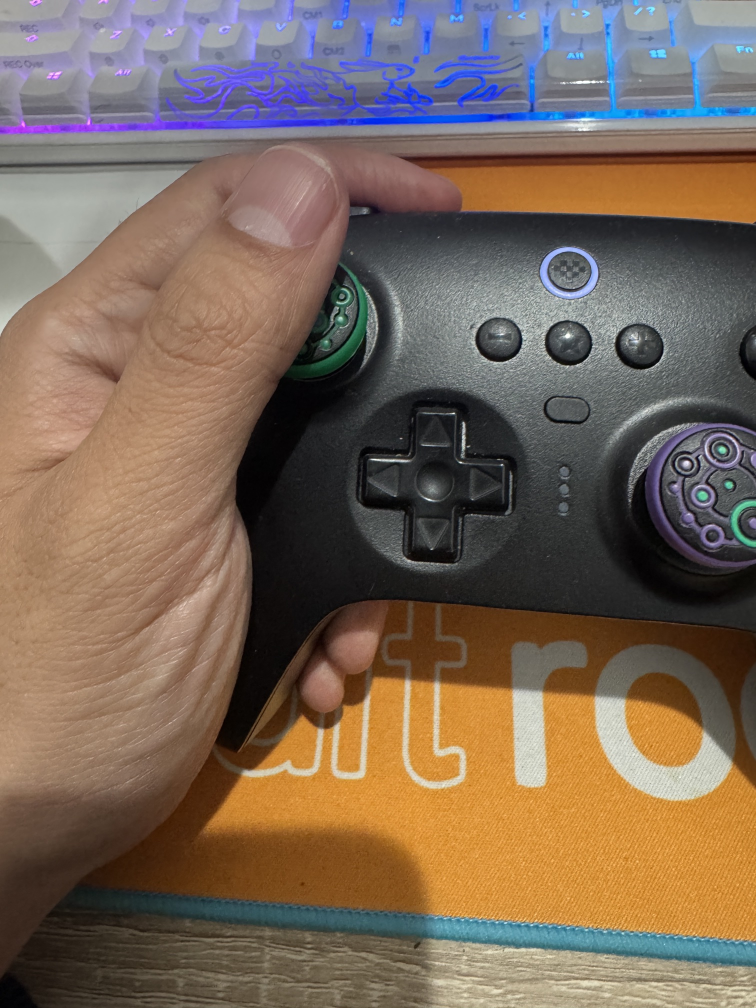
#> input picture reference/gamepad/IMG_1184_gamepad_held_top.jpg, 1512 x 2016 px (shown at 1/2 size)
$ python trace_on_a4.py ../gamepad/IMG_1184_gamepad_held_top.jpg ../gamepad/IMG_1185_gamepad_held_angle.jpg ../gamepad/IMG_1185_gamepad_held_angle.jpg 5
#> lines starting #> are read from the running program, lines starting #| are printed output that depends on the picture; after the words box and inside, x2 and y2 are one past the last pixel; in counts of white or black regions, pixels touching at a corner belong together
"""A4 の紙の上で撮った写真から、黒い本体の輪郭を取り出して mm に直す。

使い方: python3 trace_on_a4.py <写真> <出力の接頭辞> [四隅 x1,y1,x2,y2,x3,y3,x4,y4] [この x より左は無視]
  四隅は、自動で見つからないときに写真の画素座標で指定する(左上・右上・右下・左下の順)
  紙の四隅を見つけて、紙の面を 210×297mm に引き伸ばす(射影変換)。
  紙の面の上にある黒い部分(本体)の輪郭を取り出し、mm の座標で書き出す。
出力:
  <接頭辞>_overlay.jpg  元の写真に、見つけた紙の四隅(緑)と本体の輪郭(赤)を重ねたもの
  <接頭辞>_mm.png       紙の面を真上から見た図(1px = 0.5mm)に、輪郭と 10mm 方眼を描いたもの
  <接頭辞>_contour.csv  輪郭の点(mm、紙の左上が原点、右が x、下が y)
注意: 紙より高い位置にある部分は、カメラに近いぶん大きく写る。紙に接している部分ほど正確。
"""
import sys
import numpy as np
import cv2

src, out = sys.argv[1], sys.argv[2]
im = cv2.imread(src)
#> im is the input picture: shape (2016, 1512, 3); mean B, G, R 89.8, 103.7, 122.1
h, w = im.shape[:2]
hsv = cv2.cvtColor(im, cv2.COLOR_BGR2HSV).astype(int)
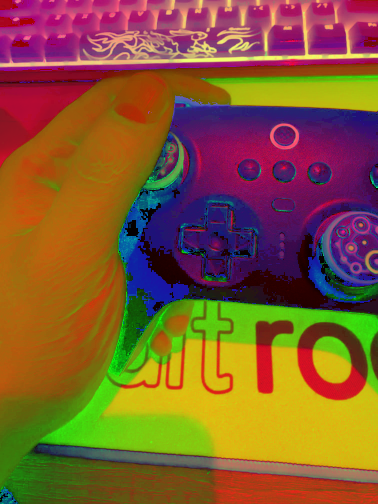
#> hsv: shape (2016, 1512, 3) int64 (shown at 1/4 size); mean B, G, R 48.7, 89.1, 131.7
H, S, V = hsv[..., 0], hsv[..., 1], hsv[..., 2]
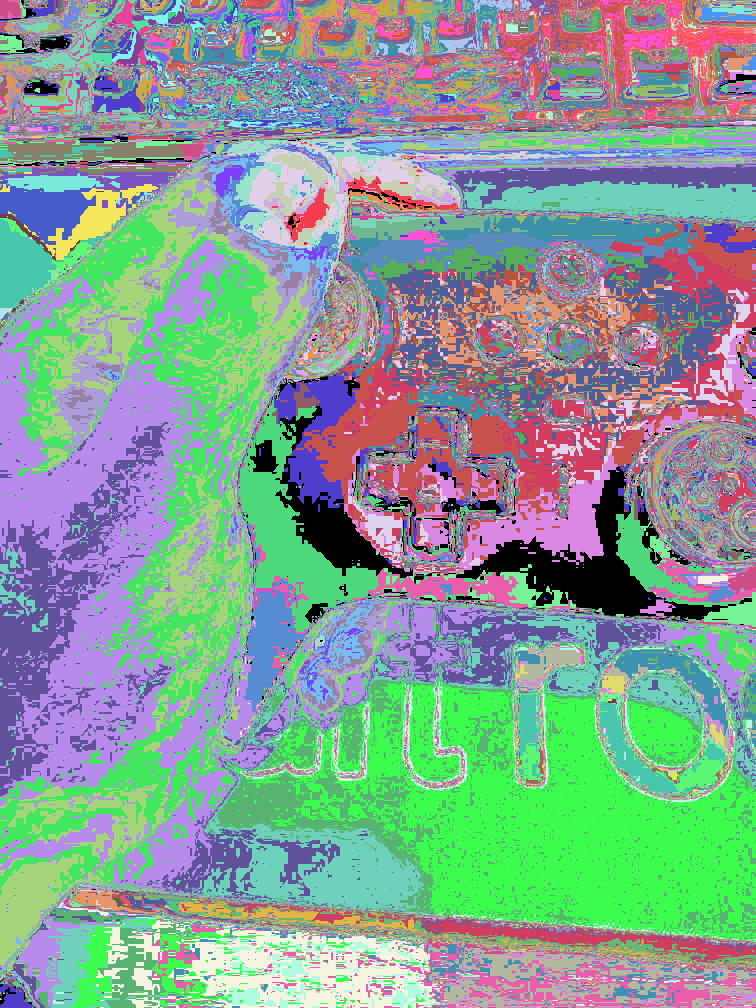
#> H: shape (2016, 1512) int64 (shown at 1/2 size); 177 distinct labels, from 0 to 179; one colour per label, 0 black
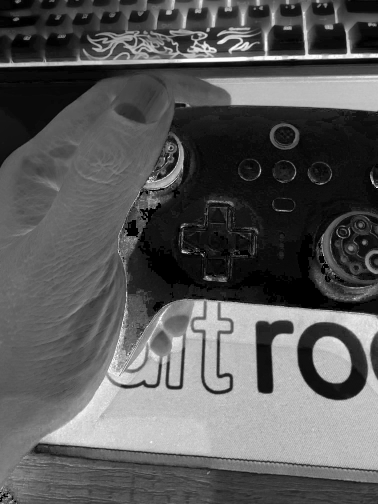
#> S: shape (2016, 1512) int64 (shown at 1/4 size); min 0, max 255, mean 89.1
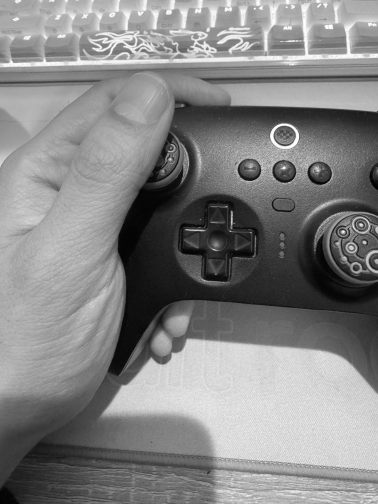
#> V: shape (2016, 1512) int64 (shown at 1/4 size); min 0, max 255, mean 131.7

# 紙: 白っぽく、彩度が低い大きな塊。本体や手で欠けた部分は凸包で埋める
paper = ((S < 45) & (V > 128)).astype(np.uint8) * 255
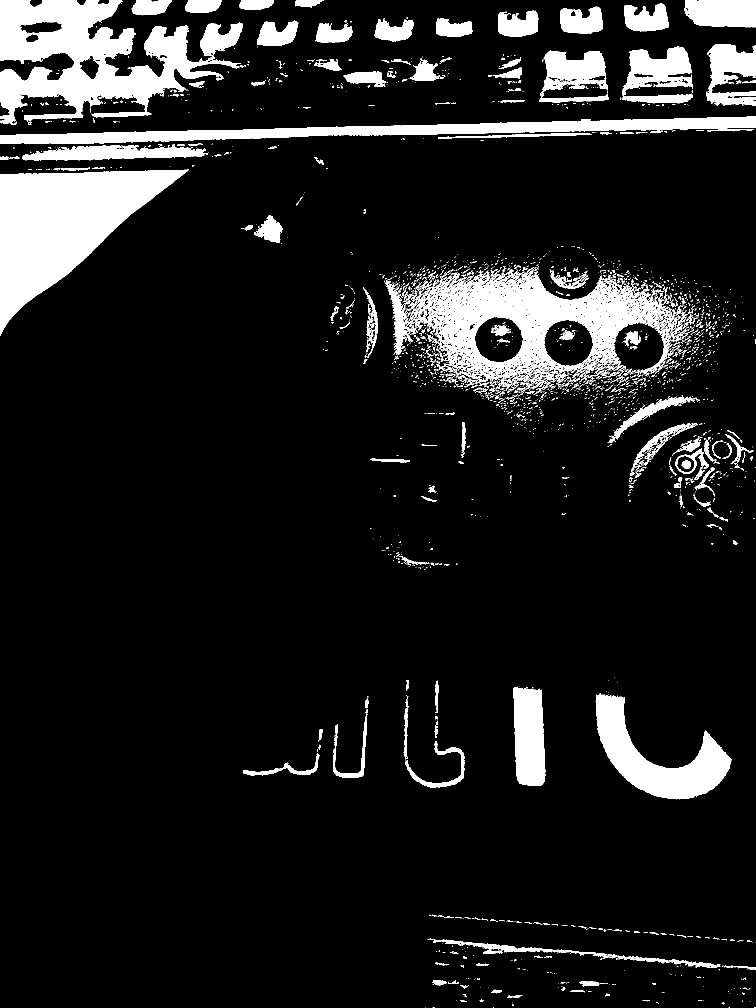
#> paper: shape (2016, 1512) (shown at 1/2 size); 11.5% white; 2255 white regions (1944 under 20 px), largest, box (x1, y1, x2, y2) and area: (0, 0, 486, 249) 57988, (771, 535, 1388, 781) 57634, (0, 338, 378, 672) 57610
paper = cv2.morphologyEx(paper, cv2.MORPH_OPEN, np.ones((15, 15), np.uint8))
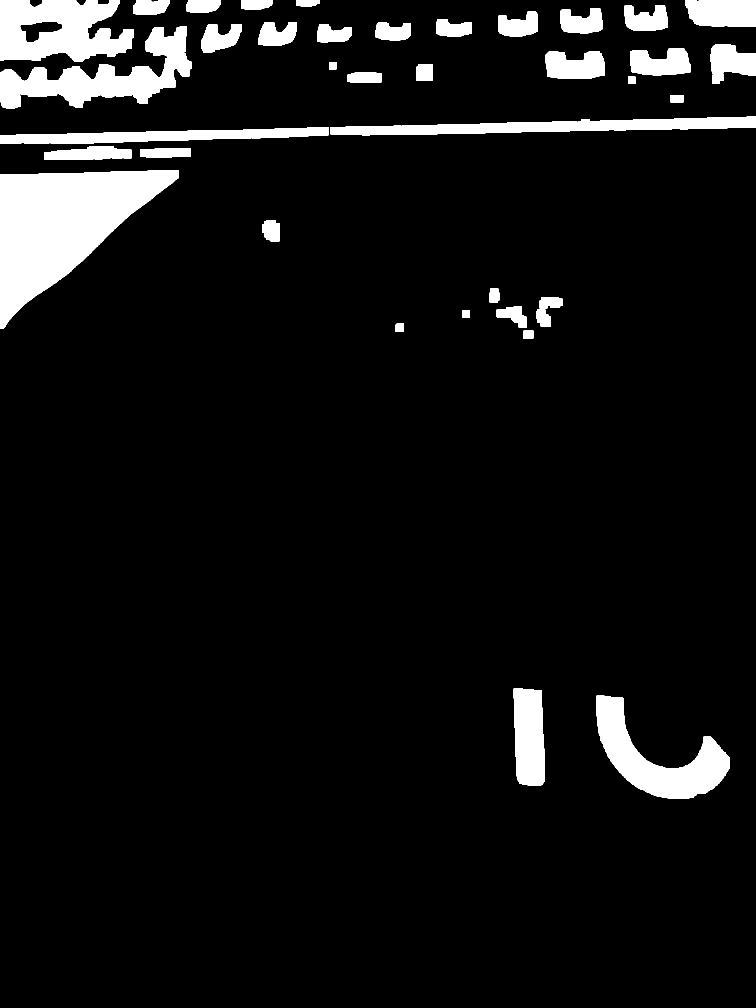
#> paper: shape (2016, 1512) (shown at 1/2 size); 7.6% white; 39 white regions
cnts, _ = cv2.findContours(paper, cv2.RETR_EXTERNAL, cv2.CHAIN_APPROX_SIMPLE)
#> cnts = 39 contours; largest, box (x1, y1, x2, y2) and area: (0, 340, 358, 658) 56800, (0, 0, 267, 124) 25624, (0, 53, 383, 218) 23549, (1192, 1391, 1459, 1598) 21706, (661, 233, 1512, 271) 15920
big = max(cnts, key=cv2.contourArea)
#> big = contour of 193 points, box (x1, y1, x2, y2) (0, 340, 358, 658), area 56800
hull = cv2.convexHull(big)
#> hull = contour of 10 points, box (x1, y1, x2, y2) (0, 340, 358, 658), area 59272
quad = cv2.approxPolyDP(hull, 0.02 * cv2.arcLength(hull, True), True).reshape(-1, 2)
#> quad = [[357, 341], [0, 657], [0, 348]]
if len(quad) != 4:
    rect = cv2.minAreaRect(hull)
#> rect = ((178.5, 498.4), (363.6, 309.9), -1.21)
    quad = cv2.boxPoints(rect)
#> quad = [[0.00308, 657.1], [-6.52, 347.3], [357, 339.6], [363.5, 649.5]]
quad = quad.astype(np.float32)
if len(sys.argv) > 3 and sys.argv[3]:
#> (the run stopped early here; a loop or call above may not have finished)

$ run again, on reference/gamepad/IMG_1186_gamepad_held_back.jpg
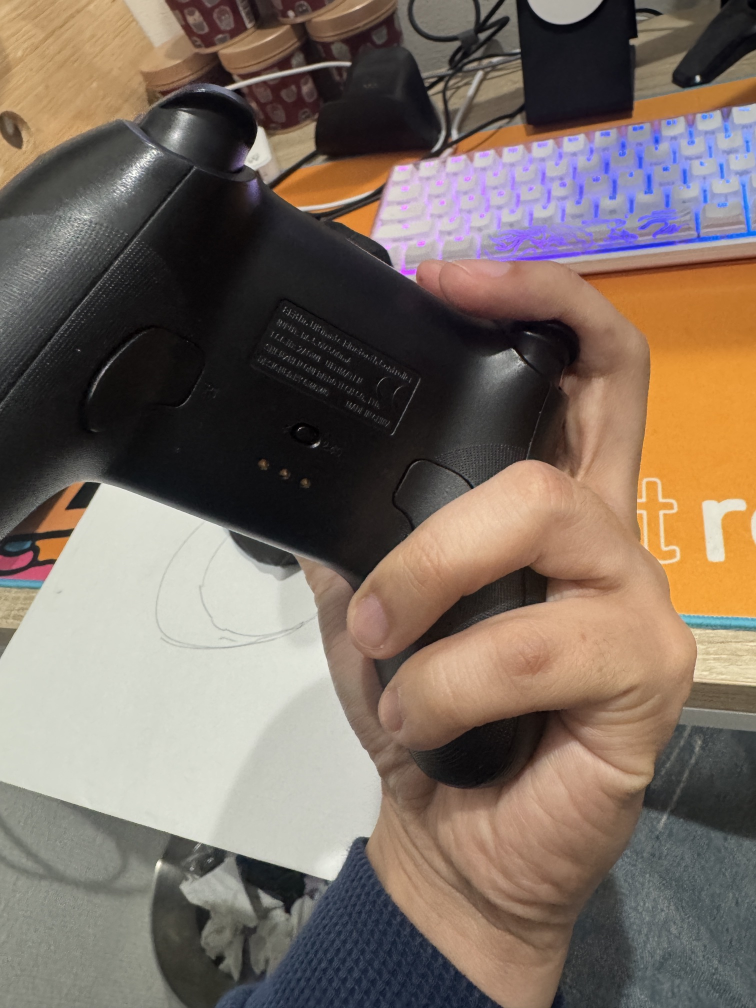
#> input picture reference/gamepad/IMG_1186_gamepad_held_back.jpg, 1512 x 2016 px (shown at 1/2 size)
#> im is the input picture: shape (2016, 1512, 3); mean B, G, R 98.2, 108.8, 123
#> `H, S, V = hsv[..., 0], hsv[..., 1], hsv[..., 2]`:
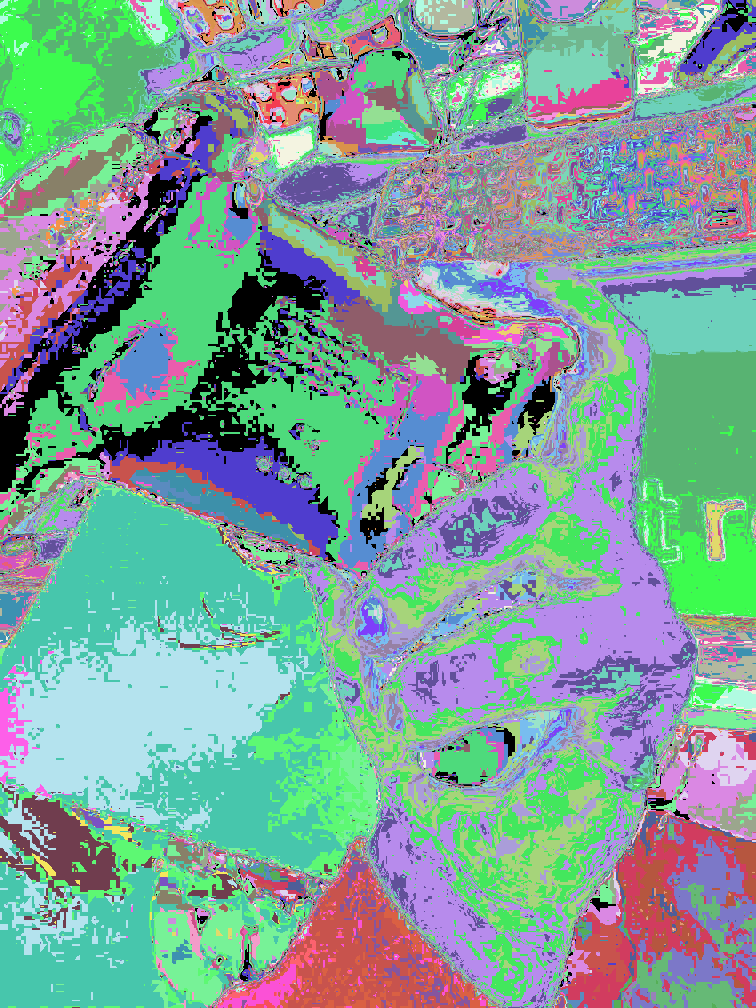
#> H: shape (2016, 1512) int64 (shown at 1/2 size); 179 distinct labels, from 0 to 179; one colour per label, 0 black
#> `paper = cv2.morphologyEx(paper, cv2.MORPH_OPEN, np.ones((15, 15), np.u..`:
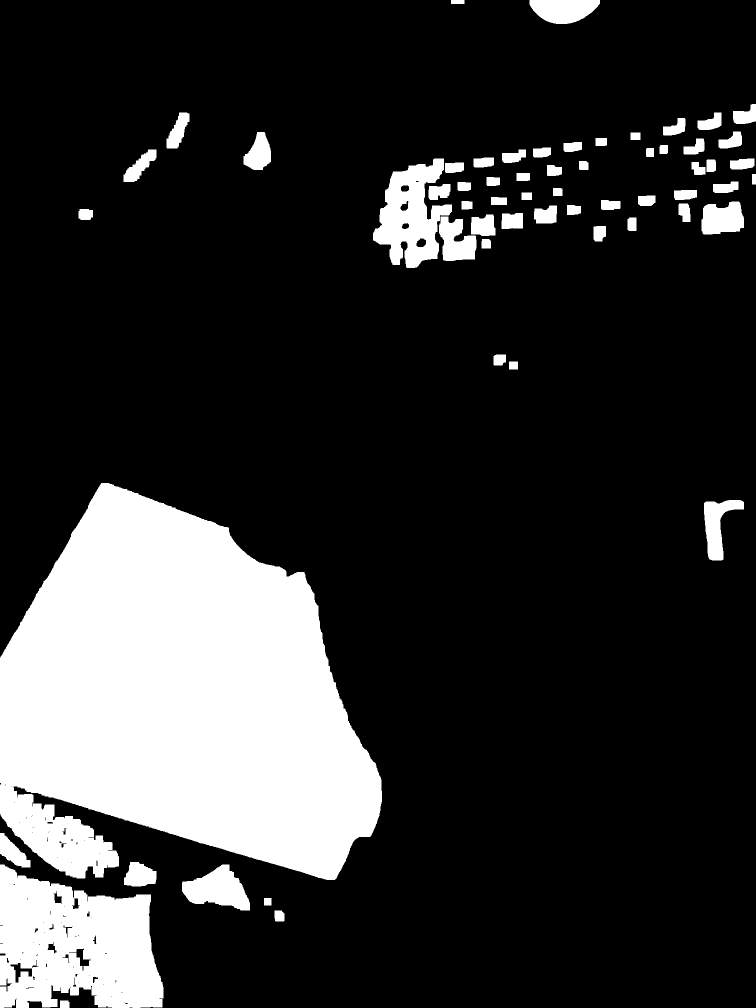
#> paper: shape (2016, 1512) (shown at 1/2 size); 19% white; 60 white regions
#> cnts = 60 contours; largest, box (x1, y1, x2, y2) and area: (0, 966, 764, 1760) 421184, (0, 1729, 327, 2016) 70538, (746, 317, 904, 536) 19298, (364, 1729, 500, 1821) 7328, (1059, 0, 1200, 48) 4952
#> big = contour of 1374 points, box (x1, y1, x2, y2) (0, 966, 764, 1760), area 421184
#> hull = contour of 41 points, box (x1, y1, x2, y2) (0, 966, 764, 1760), area 466154
#> `quad = cv2.approxPolyDP(hull, 0.02 * cv2.arcLength(hull, True), True)...`: quad = [[202, 966], [608, 1144], [762, 1559], [669, 1759], [153, 1756], [4, 1636], [0, 1315]]
#> rect = ((382.1, 1362.2), (790.4, 764.7), -89.66)
#> `quad = cv2.boxPoints(rect)`: quad = [[762.1, 1759.7], [-2.64, 1755.1], [2.1, 964.7], [766.8, 969.3]]

$ run again, on reference/gamepad/IMG_1189_T2_stick_grip_fingers.jpg
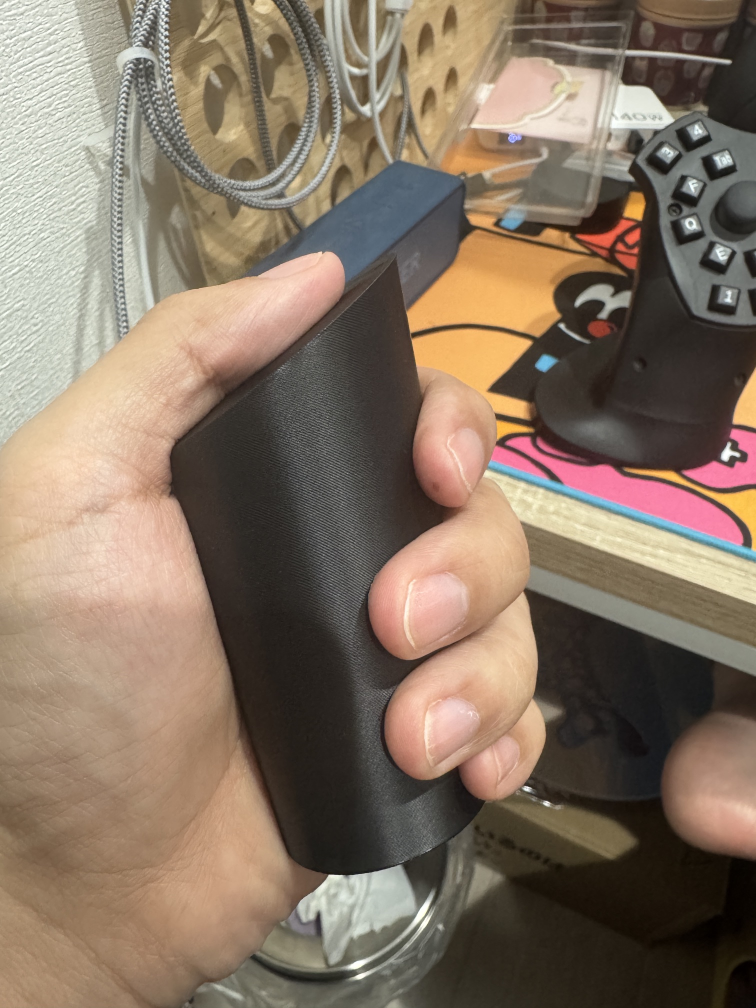
#> input picture reference/gamepad/IMG_1189_T2_stick_grip_fingers.jpg, 1512 x 2016 px (shown at 1/2 size)
#> im is the input picture: shape (2016, 1512, 3); mean B, G, R 100, 116.7, 134.3
#> `H, S, V = hsv[..., 0], hsv[..., 1], hsv[..., 2]`:
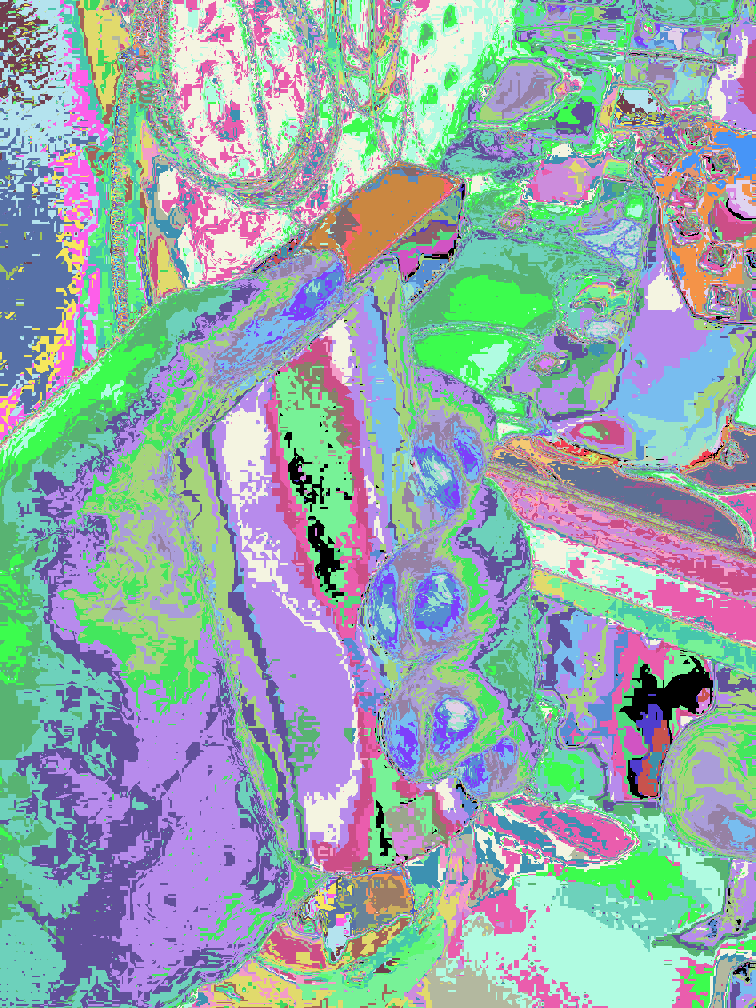
#> H: shape (2016, 1512) int64 (shown at 1/2 size); 176 distinct labels, from 0 to 179; one colour per label, 0 black
#> `paper = cv2.morphologyEx(paper, cv2.MORPH_OPEN, np.ones((15, 15), np.u..`:
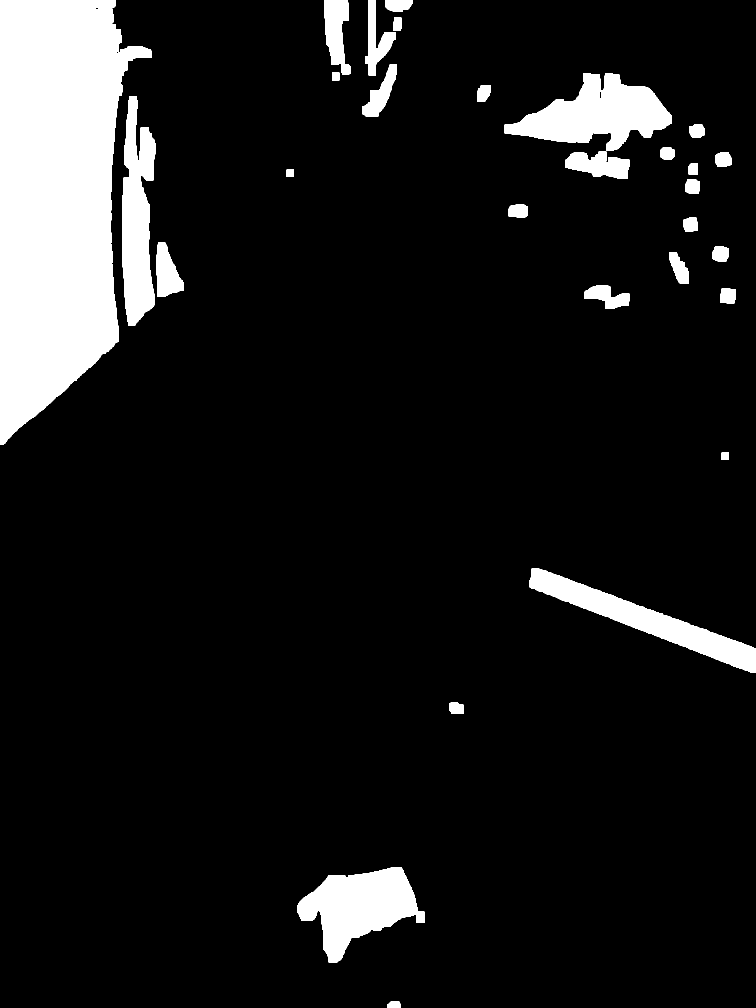
#> paper: shape (2016, 1512) (shown at 1/2 size); 10.4% white; 29 white regions
#> cnts = 29 contours; largest, box (x1, y1, x2, y2) and area: (0, 0, 303, 889) 183281, (1009, 147, 1344, 302) 26726, (595, 1734, 849, 1926) 25492, (1059, 1137, 1512, 1346) 21466, (244, 192, 312, 651) 20662
#> big = contour of 341 points, box (x1, y1, x2, y2) (0, 0, 303, 889), area 183281
#> hull = contour of 12 points, box (x1, y1, x2, y2) (0, 0, 303, 889), area 209478
#> `quad = cv2.approxPolyDP(hull, 0.02 * cv2.arcLength(hull, True), True)...`: quad = [[230, 0], [302, 101], [237, 682], [0, 888], [0, 0]]
#> rect = ((151, 444), (888, 302), -90)
#> `quad = cv2.boxPoints(rect)`: quad = [[302, 888], [-2.72e-14, 888], [0, 0], [302, 0]]
